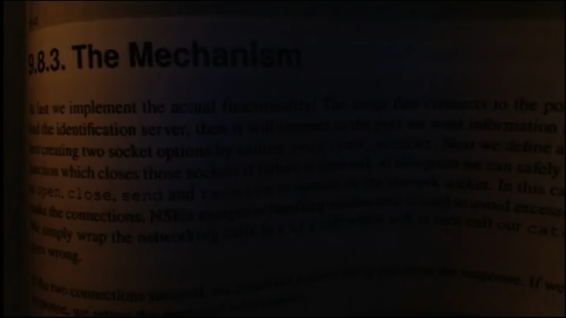
#> input picture page.png, 566 x 318 px
$ python main.py
#> lines starting #> are read from the running program, lines starting #| are printed output that depends on the picture; after the words box and inside, x2 and y2 are one past the last pixel; in counts of white or black regions, pixels touching at a corner belong together
# OpenCV Threshold Program, It display its orginal, binary threshold, Gause Threshold, and Otsu Threshold.
# There should be image name page.png is the same folder.
# Press any key to exit.
import cv2

img1 = cv2.imread("page.png")
#> img1 is the input picture: shape (318, 566, 3); mean B, G, R 11.5, 13.9, 19
img1_gray = cv2.cvtColor(img1, cv2.COLOR_BGR2GRAY)
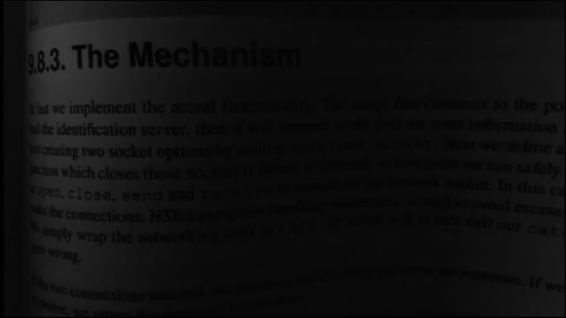
#> img1_gray: shape (318, 566); min 0, max 61, mean 15.1
ret, threshold = cv2.threshold(img1_gray, 10, 250, cv2.THRESH_BINARY)
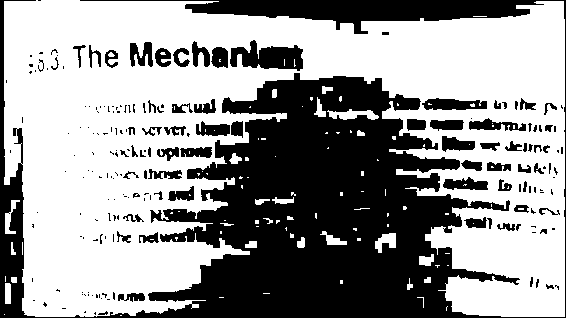
#> threshold: shape (318, 566); values 0 (black) and 250 (white), 59.7% white; 194 black regions (123 under 20 px), largest, box (x1, y1, x2, y2) and area: (0, 0, 566, 318) 62273, (230, 40, 303, 71) 1397, (422, 98, 487, 110) 568
gaus = cv2.adaptiveThreshold(img1_gray, 255, cv2.ADAPTIVE_THRESH_GAUSSIAN_C, cv2.THRESH_BINARY, 155, 1.5)
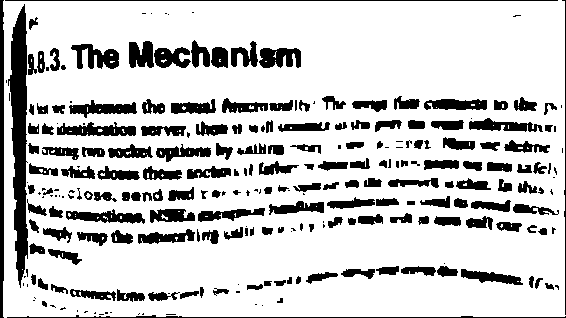
#> gaus: shape (318, 566); 80% white; 253 black regions (75 under 20 px), largest, box (x1, y1, x2, y2) and area: (8, 4, 28, 288) 3435, (0, 0, 4, 318) 1214, (57, 122, 136, 136) 710
ret2, otsu = cv2.threshold(img1_gray, 125, 200, cv2.THRESH_BINARY+cv2.THRESH_OTSU)
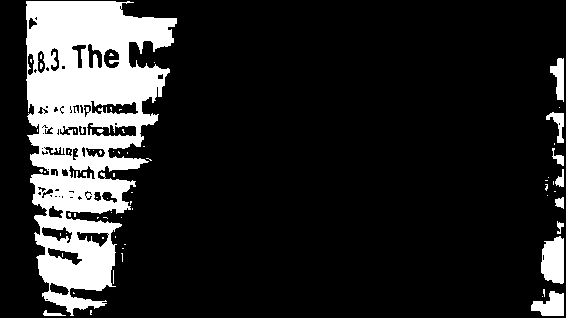
#> otsu: shape (318, 566); values 0 (black) and 200 (white), 15.7% white; 66 white regions (55 under 20 px), largest, box (x1, y1, x2, y2) and area: (26, 1, 177, 316) 25594, (541, 236, 564, 284) 907, (531, 291, 564, 316) 552
#> ret2 = 22

cv2.imshow("Orginal", img1)
cv2.imshow("Binary Thershold", threshold)
cv2.imshow("GAUS Threshold", gaus)
cv2.imshow("OSTU Threshold", otsu)
cv2.waitKey(0)
cv2.destroyAllWindows()
